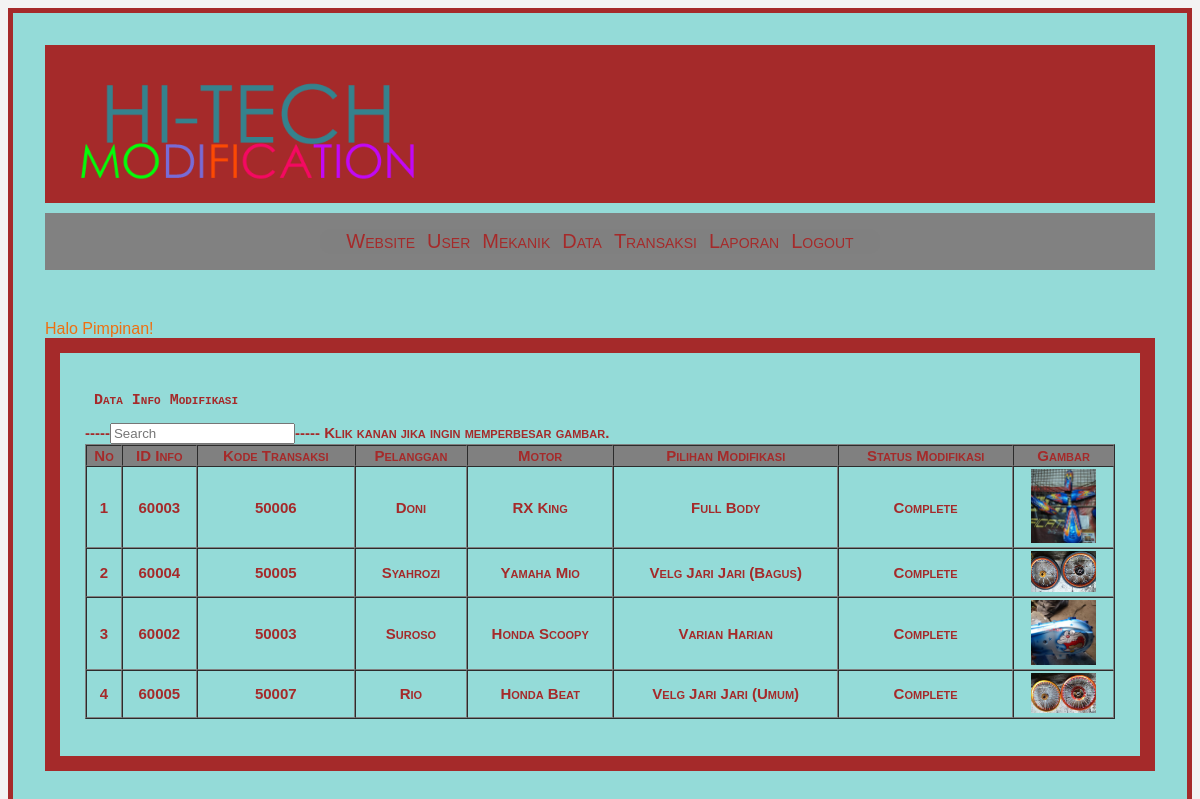
Screenshot of /halpimpinan/data_info.php (signed in) with the database file from the repository.
### tables this page shows
CREATE TABLE IF NOT EXISTS `tb_info` (
  `id_info` varchar(10) NOT NULL,
  `kode_transaksi` varchar(5) NOT NULL,
  `pelanggan` varchar(30) NOT NULL,
  `motor` varchar(60) NOT NULL,
  `pilihan_modif` varchar(60) NOT NULL,
  `status_modifikasi` varchar(250) NOT NULL,
  `gambar` varchar(250) NOT NULL,
  PRIMARY KEY  (`id_info`)
);

### halpimpinan/data_info.php (the view, shortened to what this page needs)
<?php
include "../user/menupimpinan.php";
?>
<link rel="stylesheet" href="../css/style.css">
<div id="border">
<h2><pre> Data Info Modifikasi    </pre><h2>
<?php
$query = "SELECT * FROM tb_info";
$no=1;
$result = mysql_query($query);
?>
    <form name="form1" method="get" action="cariinfo.php" padding="15">
        <pre<td> -----<td><input type="search" name="q" id="q" placeholder="Search"/>----- </td>Klik kanan jika ingin memperbesar gambar. </td>
    </form>
<table width='100%' border='1' cellpadding='2' cellspacing='0'>
<tr bgcolor='grey'>
		<th>  No  </th>
        <th>  ID Info  </th>
        <th>  Kode Transaksi  </th>
        <th>  Pelanggan  </th>
        <th>  Motor  </th>
        <th>  Pilihan Modifikasi  </th>
        <th>  Status Modifikasi  </th>
        <th>  Gambar  </th>
     </tr>
<?php
while ($data = mysql_fetch_array($result)){
?>
  <tr align='center'>
  			<td ><?php echo$no;?></td>
            <td><?php echo $data['id_info'];?></td>
            <td><?php echo $data['kode_transaksi'];?></td>
            <td><?php echo $data['pelanggan'];?></td>
            <td><?php echo $data['motor'];?></td>
            <td><?php echo $data['pilihan_modif'];?></td>
            <td><?php echo $data['status_modifikasi'];?></td>
            <td><img src="../info-modifikasi/foto/<?php echo $data[gambar];?>" width="65"></td>
       </tr>
<?php
$no++;
}
?>
</table>
</div>

### css/menu.css (style rules this page uses)
body { font-family: 'Arial', sans-serif; background-color: #f3f3f3; }

### css/style.css (style rules this page uses)
#border { font-variant: small-caps; color: black; padding: 25px; background-color: #94dbd8; line-height: 15px; max-width: 0 auto; border: 15px solid brown; color: brown; font-size: 10px; }

### rows the page displays
tb_info: id_info "60003", kode_transaksi "50006", pelanggan "Doni", motor "RX King", pilihan_modif "Full Body", status_modifikasi "Complete", gambar (picture)
tb_info: id_info "60004", kode_transaksi "50005", pelanggan "Syahrozi", motor "Yamaha Mio", pilihan_modif "Velg Jari Jari (Bagus)", status_modifikasi "Complete", gambar (picture)
tb_info: id_info "60002", kode_transaksi "50003", pelanggan "Suroso", motor "Honda Scoopy", pilihan_modif "Varian Harian", status_modifikasi "Complete", gambar (picture)
tb_info: id_info "60005", kode_transaksi "50007", pelanggan "Rio", motor "Honda Beat", pilihan_modif "Velg Jari Jari (Umum)", status_modifikasi "Complete", gambar (picture)

### other values shown
$_SESSION['level'] "Pimpinan"
